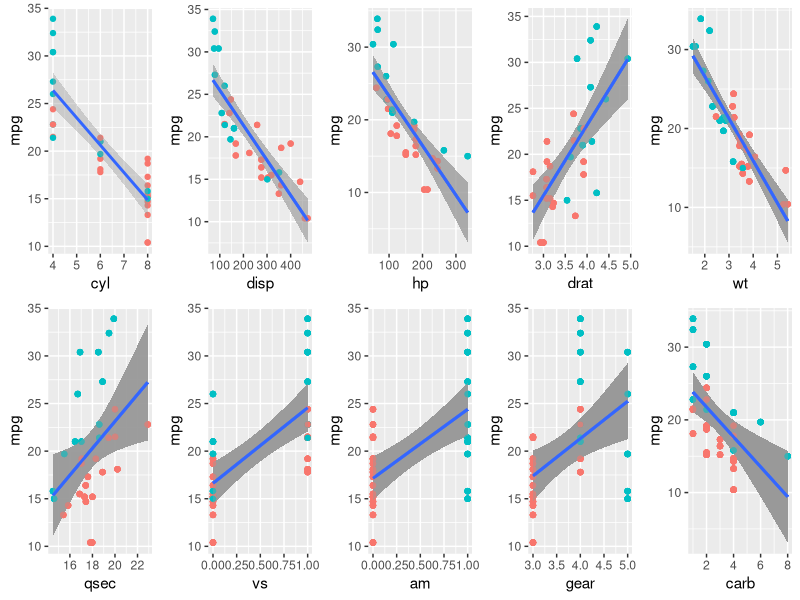
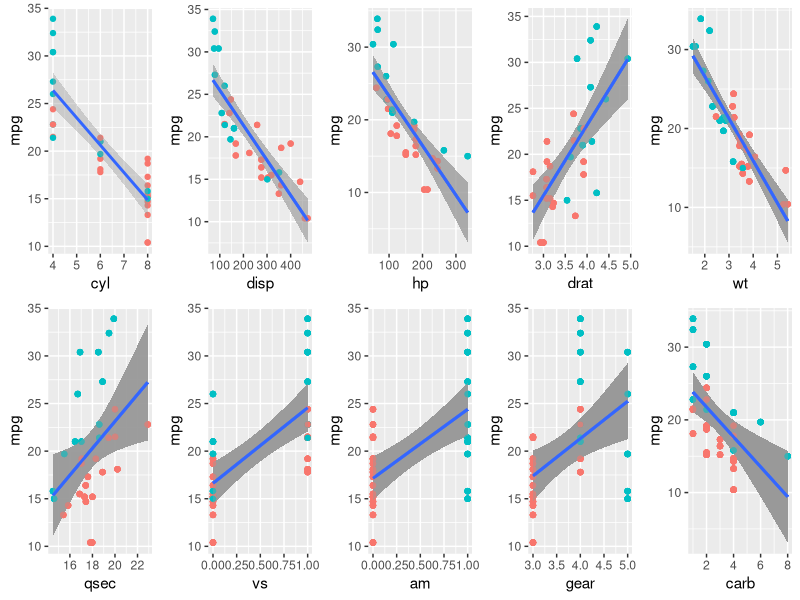
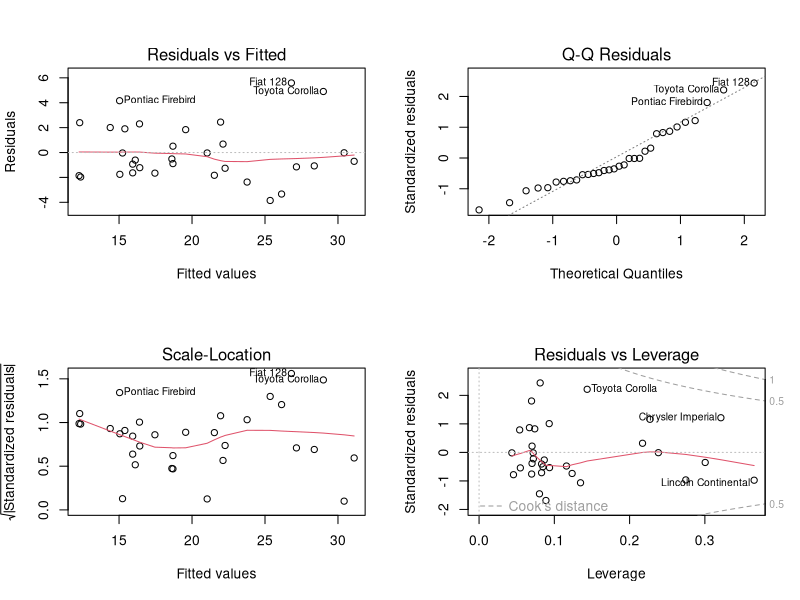

Generate these figures, in order, with R:
## ---- chunk 1
knitr::opts_chunk$set(echo=FALSE, warning=FALSE, message=FALSE, cache=FALSE)
## ---- chunk 2
require(ggplot2)
require(tidyr)
require(dplyr)
require(grid)
require(gridExtra)
## ---- chunk 3
data(mtcars)
#mtcars$cyl <- factor(mtcars$cyl); mtcars$vs <- factor(mtcars$vs) 
#mtcars$am <- factor(mtcars$am); mtcars$gear <- factor(mtcars$gear) 
#mtcars$carb <- factor(mtcars$carb)
#add a column with origin
#mtcars$imp <- 1
#mtcars$imp[c(1:3, 8:14, 18:21, 26:28, 30:32)] <- 0
#mtcars$imp <- as.logical(mtcars$imp)
#head(mtcars)
## ---- chunk 4
names_var <- names(select(mtcars, -mpg))
out <- NULL
g <- ggplot(mtcars, aes(y = mpg))
for(i in 1:length(names_var)){
    
    g <- g + aes_string(x = names_var[i]) + geom_point(aes(colour = factor(am))) + geom_smooth(method = "lm", aes(group = 1)) + guides(colour = FALSE)
    
    out[[i]] <- g # creates a list with all the plots 
}
grid.arrange(out[[1]], out[[2]], out[[3]], out[[4]], out[[5]], out[[6]], out[[7]], out[[8]], out[[9]], out[[10]], nrow = 2)
## ---- chunk 5
t <- t.test(mtcars$mpg ~ mtcars$am)
## ---- chunk 6
fit_am <- lm(mpg ~ am, mtcars)#model0
## ---- chunk 7
fit_wt <- lm(mpg ~ wt, mtcars)#model1
fit_wt2 <- update(fit_wt, mpg ~ wt + I(wt^2))#model2
fit_wt2_cyl <- update(fit_wt2, mpg ~ wt + I(wt^2) + cyl)#model3
fit_wt2_cyl_am <- update(fit_wt2_cyl, mpg ~ wt + I(wt^2) + cyl + am + wt:am)#model4
fit_wt2_cyl_am_disp_drat <- update(fit_wt2_cyl_am, mpg ~ wt + I(wt^2) + cyl + am + drat + wt:am + cyl:disp)#model5
## ---- chunk 8
a <- anova(fit_wt, fit_wt2, fit_wt2_cyl, fit_wt2_cyl_am, fit_wt2_cyl_am_disp_drat)
## ---- chunk 9
grid.arrange(out[[1]], out[[2]], out[[3]], out[[4]], 
             out[[5]], out[[6]], out[[7]], out[[8]], 
             out[[9]], out[[10]], nrow = 2)
## ---- chunk 10
par(mfrow=c(2,2))
plot(fit_wt2_cyl)
